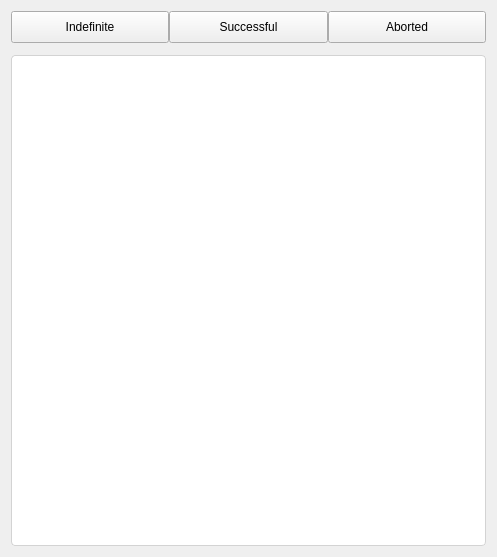
<?xml version="1.0" encoding="UTF-8"?>
<ui version="4.0">
 <class>DemoWindow</class>
 <widget class="QMainWindow" name="DemoWindow">
  <property name="geometry">
   <rect>
    <x>0</x>
    <y>0</y>
    <width>497</width>
    <height>557</height>
   </rect>
  </property>
  <property name="windowTitle">
   <string>Progress Circle Demo</string>
  </property>
  <widget class="QWidget" name="centralWidget">
   <layout class="QVBoxLayout" name="verticalLayout" stretch="0,1">
    <property name="spacing">
     <number>12</number>
    </property>
    <item>
     <layout class="QHBoxLayout" name="horizontalLayout">
      <property name="spacing">
       <number>0</number>
      </property>
      <item>
       <widget class="QPushButton" name="indefiniteButton">
        <property name="minimumSize">
         <size>
          <width>0</width>
          <height>32</height>
         </size>
        </property>
        <property name="text">
         <string>Indefinite</string>
        </property>
       </widget>
      </item>
      <item>
       <widget class="QPushButton" name="successfulButton">
        <property name="minimumSize">
         <size>
          <width>0</width>
          <height>32</height>
         </size>
        </property>
        <property name="text">
         <string>Successful</string>
        </property>
       </widget>
      </item>
      <item>
       <widget class="QPushButton" name="abortedButton">
        <property name="minimumSize">
         <size>
          <width>0</width>
          <height>32</height>
         </size>
        </property>
        <property name="text">
         <string>Aborted</string>
        </property>
       </widget>
      </item>
     </layout>
    </item>
    <item>
     <widget class="QWidget" name="itemList" native="true">
      <property name="styleSheet">
       <string notr="true">#itemList{
background-color: white;
border-radius: 4px;
border: 1px solid lightgrey;
}</string>
      </property>
      <layout class="QVBoxLayout" name="verticalLayout_3">
       <property name="leftMargin">
        <number>0</number>
       </property>
       <property name="topMargin">
        <number>0</number>
       </property>
       <property name="rightMargin">
        <number>0</number>
       </property>
       <property name="bottomMargin">
        <number>0</number>
       </property>
       <item>
        <layout class="QVBoxLayout" name="itemListLayout">
         <property name="spacing">
          <number>0</number>
         </property>
        </layout>
       </item>
      </layout>
     </widget>
    </item>
   </layout>
  </widget>
 </widget>
 <layoutdefault spacing="6" margin="11"/>
 <resources/>
 <connections/>
</ui>
